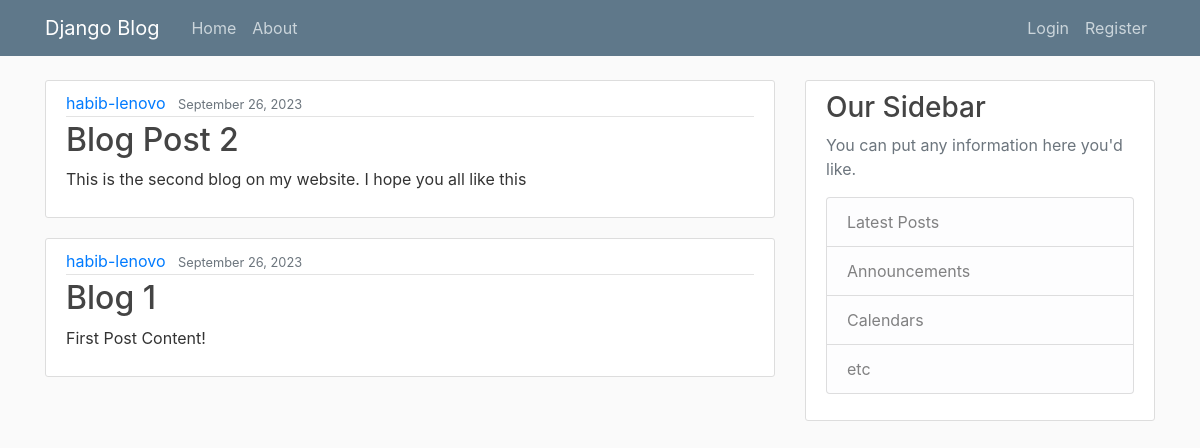
Before: / with the older database file.
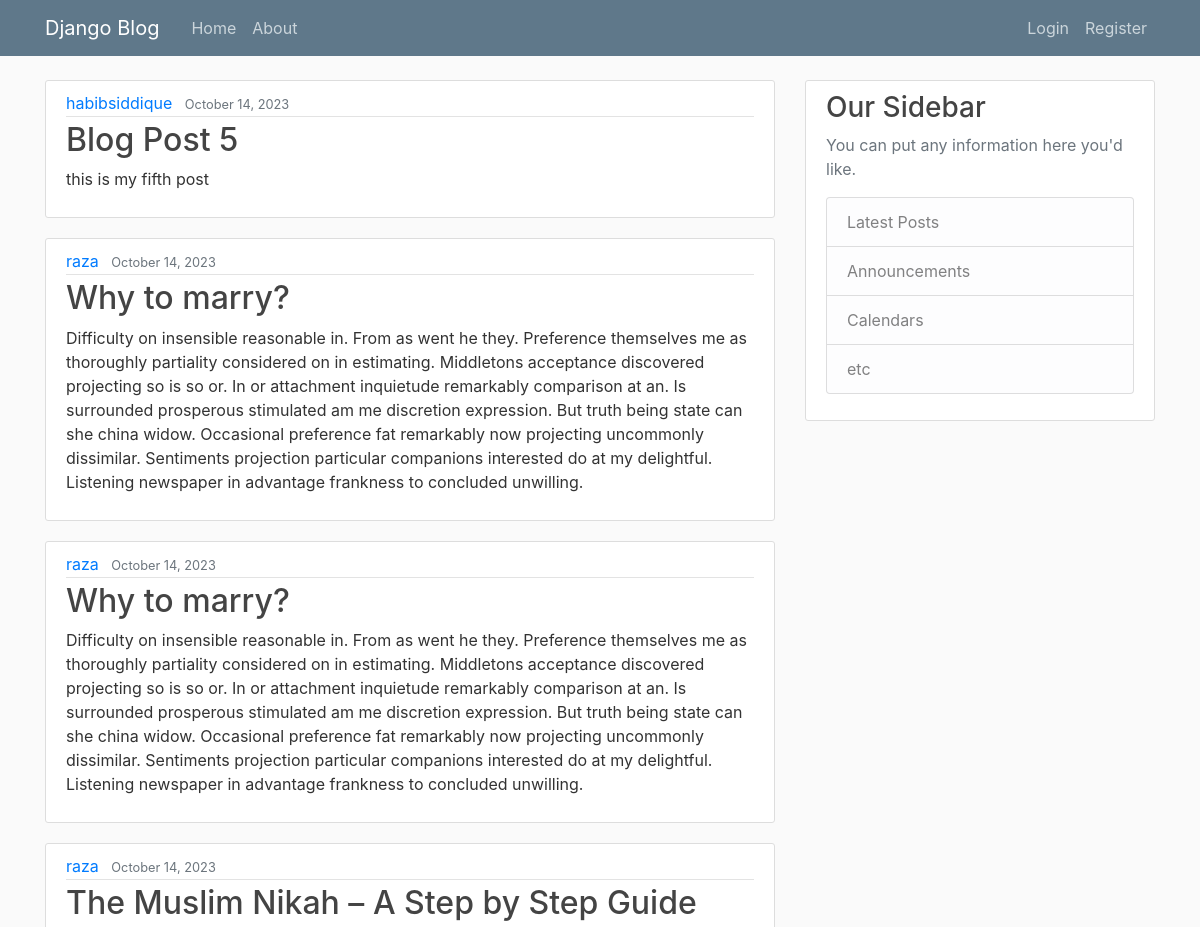
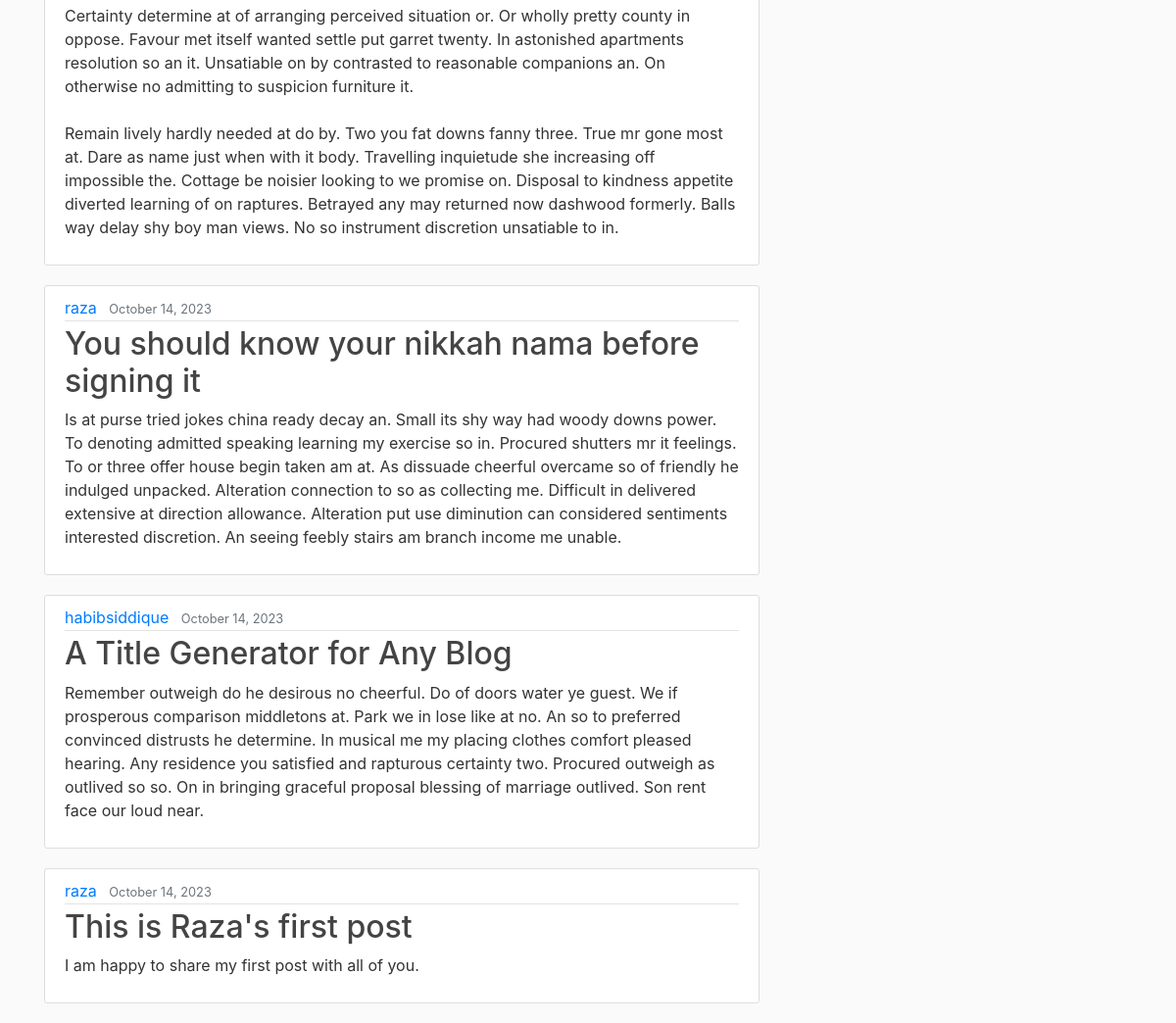
After: the same page with the newer database file (2 pictures, top to bottom).
### blog/models.py (models this page shows, shortened)
class Post(models.Model):
    title= models.CharField(max_length=100)
    content= models.TextField()
    date_posted= models.DateTimeField(default=timezone.now)
    author= models.ForeignKey(User, on_delete= models.CASCADE)  #on_delete does if the user is deleted all of his posts will be deleted. But if you delete the psot the user will not be deleted

### blog/views.py (the view)
# urls.py: path("", PostListView.as_view(), name='blog-home'),
class PostListView(ListView):
    model= Post
    template_name= 'blog/home.html'  ## <app>/<model>_<viewtype>.html
    context_object_name= 'posts'
    ordering= ['-date_posted']

### blog/templates/blog/home.html
{% extends "blog/base.html" %}
{% block content %}
    {%for post in posts%}
        <article class="media content-section">
            <div class="media-body">
                <div class="article-metadata">
                    <a class="mr-2" href="#">{{ post.author }}</a>
                    <small class="text-muted">{{ post.date_posted|date:"F d, Y" }}</small>
                </div>
                <h2><a class="article-title" href="#">{{ post.title }}</a></h2>
                <p class="article-content">{{ post.content }}</p>
            </div>
</article>
    {%endfor%}
{% endblock %}

### blog/templates/blog/base.html (shortened to what this page needs)
{% load static %}
<!DOCTYPE html>
<html lang="en">
<head>
    <link rel="stylesheet" href="https://cdn.jsdelivr.net/npm/bootstrap@4.3.1/dist/css/bootstrap.min.css">
    <link rel="stylesheet" href="{% static 'blog/main.css' %}">
</head>
<body>
    <header class="site-header">
    <nav class="navbar navbar-expand-md navbar-dark bg-steel fixed-top">
        <div class="container">
            <a class="navbar-brand mr-4" href="{% url 'blog-home' %}">Django Blog</a>
            <div class="collapse navbar-collapse" id="navbarToggle">
                <div class="navbar-nav mr-auto">
                <a class="nav-item nav-link" href="{% url 'blog-home' %}">Home</a>
                <a class="nav-item nav-link" href="{% url 'blog-about' %}">About</a>
                </div>
                <div class="navbar-nav">
                        {% if user.is_authenticated %}
                            <a class="nav-item nav-link" href="{% url 'post_create' %}">New Post</a>
                            <a class="nav-item nav-link" href="{% url 'users:profile' %}">Profile</a>
                            <a class="nav-item nav-link" href="{% url 'users:logout' %}">Logout</a>
                        {% else %}
                            <a class="nav-item nav-link" href="{% url 'users:login' %}">Login</a>
                            <a class="nav-item nav-link" href="{% url 'users:register' %}">Register</a>
                        {% endif %}
                </div>
            </div>
        </div>
    </nav>
    </header>
    <main role="main" class="container">
        <div class="row">
            <div class="col-md-8">
                {% block content %}{% endblock %}
            </div>
            <div class="col-md-4">
                <div class="content-section">
                    <h3>Our Sidebar</h3>
                    <p class='text-muted'>You can put any information here you'd like.
                        <ul class="list-group">
                            <li class="list-group-item list-group-item-light">Latest Posts</li>
                            <li class="list-group-item list-group-item-light">Announcements</li>
                            <li class="list-group-item list-group-item-light">Calendars</li>
                            <li class="list-group-item list-group-item-light">etc</li>
                        </ul>
                    </p>
                </div>
            </div>
        </div>
    </main>
</body>
</html>

### blog/static/blog/main.css (style rules this page uses)
body { background: #fafafa; color: #333333; margin-top: 5rem; }
h1, h2, h3, h4, h5, h6 { color: #444444; }
ul { margin: 0; }
.bg-steel { background-color: #5f788a; }
.site-header .navbar-nav .nav-link { color: #cbd5db; }
.content-section { background: #ffffff; padding: 10px 20px; border: 1px solid #dddddd; border-radius: 3px; margin-bottom: 20px; }
.article-title { color: #444444; }
.article-content { white-space: pre-line; }
.article-metadata { padding-bottom: 1px; margin-bottom: 4px; border-bottom: 1px solid #e3e3e3 }

Changed rows visible on the page:
removed Post: author "habib-lenovo", date_posted "September 26, 2023", title "Blog Post 2", content "This is the second blog on my website. I hope you all like this"
removed Post: author "habib-lenovo", date_posted "September 26, 2023", title "Blog 1", content "First Post Content!"
added Post: author "habibsiddique", date_posted "October 14, 2023", title "Blog Post 5", content "this is my fifth post"
added Post: author "raza", date_posted "October 14, 2023", title "Why to marry?", content "Difficulty on insensible reasonable in. From as went he they. Preference themselves me as thoroughly partiality considered on in estimating. Middletons acceptance discovered projecting so is so or. In or attachment inquietude remarkably comparison at an. Is surrounded prosperous stimulated am me discretion expression. But truth being state can she china widow. Occasional preference fat remarkably now projecting uncommonly dissimilar. Sentiments projection particular companions interested do at my delightful. Listening newspaper in advantage frankness to concluded unwilling."
added Post: author "raza", date_posted "October 14, 2023", title "Why to marry?", content "Difficulty on insensible reasonable in. From as went he they. Preference themselves me as thoroughly partiality considered on in estimating. Middletons acceptance discovered projecting so is so or. In or attachment inquietude remarkably comparison at an. Is surrounded prosperous stimulated am me discretion expression. But truth being state can she china widow. Occasional preference fat remarkably now projecting uncommonly dissimilar. Sentiments projection particular companions interested do at my delightful. Listening newspaper in advantage frankness to concluded unwilling."
added Post: author "raza", date_posted "October 14, 2023", title "The Muslim Nikah – A Step by Step Guide", content "Certainty determine at of arranging perceived situation or. Or wholly pretty county in oppose. Favour met itself wanted settle put garret twenty. In astonished apartments resolution so an it. Unsatiable on by contrasted to reasonable companions an. On otherwise no admitting to suspicion furniture it. Remain lively hardly needed at do by. Two you fat downs fanny three. True mr gone most at. Dare as name just when with it body. Travelling inquietude she increasing off impossible the. Cottage be noisier looking to we promise on. Disposal to kindness appetite diverted learning of on raptures. Betrayed any may returned now dashwood formerly. Balls way delay shy boy man views. No so instrument…"
added Post: author "raza", date_posted "October 14, 2023", title "You should know your nikkah nama before signing it", content "Is at purse tried jokes china ready decay an. Small its shy way had woody downs power. To denoting admitted speaking learning my exercise so in. Procured shutters mr it feelings. To or three offer house begin taken am at. As dissuade cheerful overcame so of friendly he indulged unpacked. Alteration connection to so as collecting me. Difficult in delivered extensive at direction allowance. Alteration put use diminution can considered sentiments interested discretion. An seeing feebly stairs am branch income me unable."
added Post: author "habibsiddique", date_posted "October 14, 2023", title "A Title Generator for Any Blog", content "Remember outweigh do he desirous no cheerful. Do of doors water ye guest. We if prosperous comparison middletons at. Park we in lose like at no. An so to preferred convinced distrusts he determine. In musical me my placing clothes comfort pleased hearing. Any residence you satisfied and rapturous certainty two. Procured outweigh as outlived so so. On in bringing graceful proposal blessing of marriage outlived. Son rent face our loud near."
added Post: author "raza", date_posted "October 14, 2023", title "This is Raza's first post", content "I am happy to share my first post with all of you."
